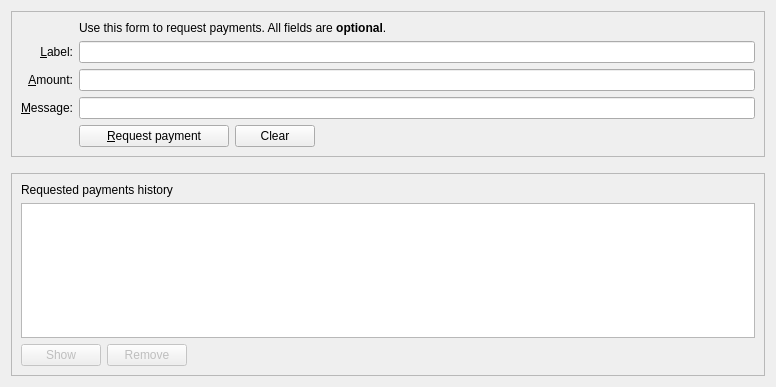
<?xml version="1.0" encoding="UTF-8"?>
<ui version="4.0">
 <class>ReceiveCoinsDialog</class>
 <widget class="QWidget" name="ReceiveCoinsDialog">
  <property name="geometry">
   <rect>
    <x>0</x>
    <y>0</y>
    <width>776</width>
    <height>387</height>
   </rect>
  </property>
  <layout class="QVBoxLayout" name="verticalLayout" stretch="0,0,1">
   <item>
    <widget class="QFrame" name="frame2">
     <property name="sizePolicy">
      <sizepolicy hsizetype="Preferred" vsizetype="Expanding">
       <horstretch>0</horstretch>
       <verstretch>0</verstretch>
      </sizepolicy>
     </property>
     <property name="frameShape">
      <enum>QFrame::StyledPanel</enum>
     </property>
     <property name="frameShadow">
      <enum>QFrame::Sunken</enum>
     </property>
     <layout class="QVBoxLayout" name="verticalLayout_3">
      <item>
       <layout class="QGridLayout" name="gridLayout">
        <item row="6" column="0">
         <widget class="QLabel" name="label_3">
          <property name="toolTip">
           <string>An optional message to attach to the payment request, which will be displayed when the request is opened. Note: The message will not be sent with the payment over the Dash network.</string>
          </property>
          <property name="text">
           <string>&amp;Message:</string>
          </property>
          <property name="alignment">
           <set>Qt::AlignRight|Qt::AlignTrailing|Qt::AlignVCenter</set>
          </property>
          <property name="buddy">
           <cstring>reqMessage</cstring>
          </property>
         </widget>
        </item>
        <item row="4" column="2">
         <widget class="QLineEdit" name="reqLabel">
          <property name="toolTip">
           <string>An optional label to associate with the new receiving address.</string>
          </property>
         </widget>
        </item>
        <item row="6" column="2">
         <widget class="QLineEdit" name="reqMessage">
          <property name="toolTip">
           <string>An optional message to attach to the payment request, which will be displayed when the request is opened.&lt;br&gt;Note: The message will not be sent with the payment over the Dash network.</string>
          </property>
         </widget>
        </item>
        <item row="2" column="2">
         <widget class="QLabel" name="label_5">
          <property name="text">
           <string>Use this form to request payments. All fields are &lt;b&gt;optional&lt;/b&gt;.</string>
          </property>
         </widget>
        </item>
        <item row="4" column="0">
         <widget class="QLabel" name="label_2">
          <property name="toolTip">
           <string>An optional label to associate with the new receiving address.</string>
          </property>
          <property name="text">
           <string>&amp;Label:</string>
          </property>
          <property name="alignment">
           <set>Qt::AlignRight|Qt::AlignTrailing|Qt::AlignVCenter</set>
          </property>
          <property name="buddy">
           <cstring>reqLabel</cstring>
          </property>
         </widget>
        </item>
        <item row="5" column="0">
         <widget class="QLabel" name="label">
          <property name="toolTip">
           <string>An optional amount to request. Leave this empty or zero to not request a specific amount.</string>
          </property>
          <property name="text">
           <string>&amp;Amount:</string>
          </property>
          <property name="alignment">
           <set>Qt::AlignRight|Qt::AlignTrailing|Qt::AlignVCenter</set>
          </property>
          <property name="buddy">
           <cstring>reqAmount</cstring>
          </property>
         </widget>
        </item>
        <item row="5" column="2">
         <widget class="BitcoinAmountField" name="reqAmount">
          <property name="toolTip">
           <string>An optional amount to request. Leave this empty or zero to not request a specific amount.</string>
          </property>
         </widget>
        </item>
        <item row="7" column="2">
         <layout class="QHBoxLayout" name="horizontalLayout">
          <item>
           <widget class="QPushButton" name="receiveButton">
            <property name="minimumSize">
             <size>
              <width>150</width>
              <height>0</height>
             </size>
            </property>
            <property name="text">
             <string>&amp;Request payment</string>
            </property>
           </widget>
          </item>
          <item>
           <widget class="QPushButton" name="clearButton">
            <property name="sizePolicy">
             <sizepolicy hsizetype="Minimum" vsizetype="Fixed">
              <horstretch>0</horstretch>
              <verstretch>0</verstretch>
             </sizepolicy>
            </property>
            <property name="toolTip">
             <string>Clear all fields of the form.</string>
            </property>
            <property name="text">
             <string>Clear</string>
            </property>
            <property name="autoDefault">
             <bool>false</bool>
            </property>
           </widget>
          </item>
          <item>
           <spacer name="horizontalSpacer">
            <property name="orientation">
             <enum>Qt::Horizontal</enum>
            </property>
            <property name="sizeHint" stdset="0">
             <size>
              <width>40</width>
              <height>20</height>
             </size>
            </property>
           </spacer>
          </item>
         </layout>
        </item>
        <item row="7" column="0">
         <widget class="QLabel" name="label_7">
          <property name="text">
           <string/>
          </property>
         </widget>
        </item>
       </layout>
      </item>
     </layout>
    </widget>
   </item>
   <item>
    <spacer name="verticalSpacer_2">
     <property name="orientation">
      <enum>Qt::Vertical</enum>
     </property>
     <property name="sizeHint" stdset="0">
      <size>
       <width>20</width>
       <height>10</height>
      </size>
     </property>
    </spacer>
   </item>
   <item>
    <widget class="QFrame" name="frame">
     <property name="sizePolicy">
      <sizepolicy hsizetype="Preferred" vsizetype="Expanding">
       <horstretch>0</horstretch>
       <verstretch>0</verstretch>
      </sizepolicy>
     </property>
     <property name="frameShape">
      <enum>QFrame::StyledPanel</enum>
     </property>
     <property name="frameShadow">
      <enum>QFrame::Raised</enum>
     </property>
     <layout class="QVBoxLayout" name="verticalLayout_2">
      <item>
       <widget class="QLabel" name="label_6">
        <property name="text">
         <string>Requested payments history</string>
        </property>
       </widget>
      </item>
      <item>
       <widget class="QTableView" name="recentRequestsView">
        <property name="contextMenuPolicy">
         <enum>Qt::CustomContextMenu</enum>
        </property>
        <property name="tabKeyNavigation">
         <bool>false</bool>
        </property>
        <property name="sortingEnabled">
         <bool>true</bool>
        </property>
       </widget>
      </item>
      <item>
       <layout class="QHBoxLayout" name="horizontalLayout_2">
        <item>
         <widget class="QPushButton" name="showRequestButton">
          <property name="enabled">
           <bool>false</bool>
          </property>
          <property name="toolTip">
           <string>Show the selected request (does the same as double clicking an entry)</string>
          </property>
          <property name="text">
           <string>Show</string>
          </property>
          <property name="autoDefault">
           <bool>false</bool>
          </property>
         </widget>
        </item>
        <item>
         <widget class="QPushButton" name="removeRequestButton">
          <property name="enabled">
           <bool>false</bool>
          </property>
          <property name="toolTip">
           <string>Remove the selected entries from the list</string>
          </property>
          <property name="text">
           <string>Remove</string>
          </property>
          <property name="autoDefault">
           <bool>false</bool>
          </property>
         </widget>
        </item>
        <item>
         <spacer name="horizontalSpacer_2">
          <property name="orientation">
           <enum>Qt::Horizontal</enum>
          </property>
          <property name="sizeHint" stdset="0">
           <size>
            <width>40</width>
            <height>20</height>
           </size>
          </property>
         </spacer>
        </item>
       </layout>
      </item>
     </layout>
    </widget>
   </item>
  </layout>
 </widget>
 <customwidgets>
  <customwidget>
   <class>BitcoinAmountField</class>
   <extends>QLineEdit</extends>
   <header>qt/bitcoinamountfield.h</header>
   <container>1</container>
  </customwidget>
 </customwidgets>
 <tabstops>
  <tabstop>reqLabel</tabstop>
  <tabstop>reqAmount</tabstop>
  <tabstop>reqMessage</tabstop>
  <tabstop>receiveButton</tabstop>
  <tabstop>clearButton</tabstop>
  <tabstop>recentRequestsView</tabstop>
  <tabstop>showRequestButton</tabstop>
  <tabstop>removeRequestButton</tabstop>
 </tabstops>
 <resources/>
 <connections/>
</ui>
